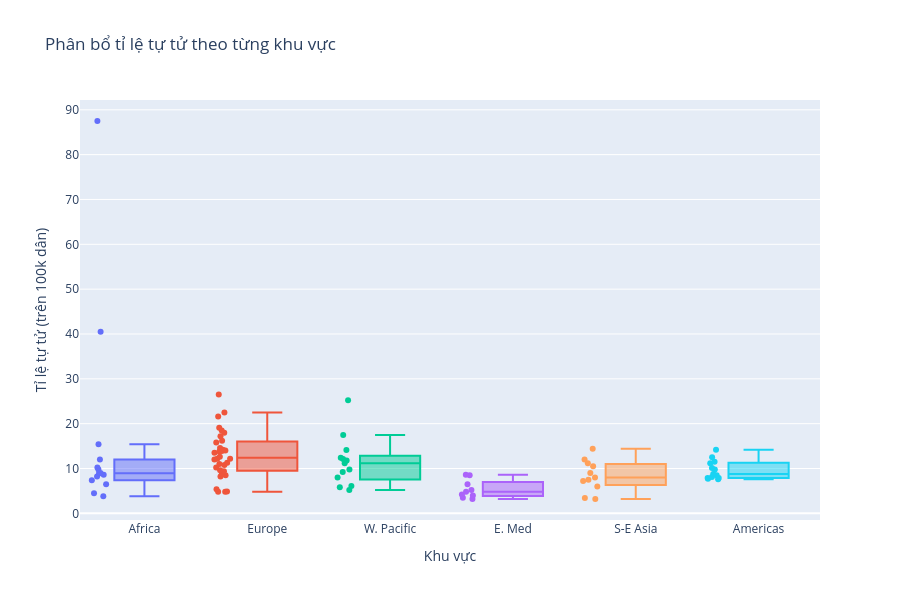

The notebook cell saved with this chart:
### Code cell
fig_box = px.box(df, 
                 x="region", 
                 y="suicide_rate_per100k", 
                 color="region",
                 points="all", # Hiển thị các quốc gia thành các chấm nhỏ bên cạnh hộp
                 hover_name="country",
                 title="Phân bổ tỉ lệ tự tử theo từng khu vực")

# Chỉnh cho đẹp hơn
fig_box.update_layout(
    xaxis_title="Khu vực",
    yaxis_title="Tỉ lệ tự tử (trên 100k dân)",
    showlegend=False,
    height=600
)

fig_box.show()

### Figure 1 — Plotly figure (JSON) as saved in the notebook; plotly's stock layout.template omitted (floating-point values rounded to 4 significant figures)
{"data": [{"alignmentgroup": "True", "boxpoints": "all", "hovertemplate": "<b>%{hovertext}</b><br><br>region=%{x}<br>suicide_rate_per100k=%{y}<extra></extra>", "hovertext": ["Malawi", "Mozambique", "Ethiopia", "Zimbabwe", "Tanzania", "Uganda", "Lesotho", "Eswatini", "Nigeria", "Ghana", "Kenya", "South Africa", "Morocco", "Tunisia"], "legendgroup": "Africa", "marker": {"color": "#636efa"}, "name": "Africa", "notched": false, "offsetgroup": "Africa", "orientation": "v", "showlegend": true, "type": "box", "x": ["Africa", "Africa", "Africa", "Africa", "Africa", "Africa", "Africa", "Africa", "Africa", "Africa", "Africa", "Africa", "Africa", "Africa"], "x0": " ", "xaxis": "x", "y": [6.5, 8.2, 10.2, 15.4, 8.6, 12.0, 87.5, 40.5, 9.0, 7.4, 8.9, 9.8, 4.5, 3.8], "y0": " ", "yaxis": "y"}, {"alignmentgroup": "True", "boxpoints": "all", "hovertemplate": "<b>%{hovertext}</b><br><br>region=%{x}<br>suicide_rate_per100k=%{y}<extra></extra>", "hovertext": ["Ukraine", "Russia", "Uzbekistan", "Georgia", "Azerbaijan", "Armenia", "Kazakhstan", "Turkey", "Romania", "Hungary", "Portugal", "Serbia", "Poland", "Greece", "Lithuania", "Estonia", "Slovenia", "Czech Republic", "France", "Belgium", "United Kingdom", "Italy", "Ireland", "Finland", "Spain", "Austria", "Germany", "Netherlands", "Sweden", "Denmark", "Switzerland", "Norway"], "legendgroup": "Europe", "marker": {"color": "#EF553B"}, "name": "Europe", "notched": false, "offsetgroup": "Europe", "orientation": "v", "showlegend": true, "type": "box", "x": ["Europe", "Europe", "Europe", "Europe", "Europe", "Europe", "Europe", "Europe", "Europe", "Europe", "Europe", "Europe", "Europe", "Europe", "Europe", "Europe", "Europe", "Europe", "Europe", "Europe", "Europe", "Europe", "Europe", "Europe", "Europe", "Europe", "Europe", "Europe", "Europe", "Europe", "Europe", "Europe"], "x0": " ", "xaxis": "x", "y": [18.5, 26.5, 10.2, 8.8, 4.8, 5.4, 22.5, 4.8, 12.0, 19.1, 9.4, 13.5, 16.2, 4.9, 21.6, 17.2, 18.0, 14.0, 13.8, 15.8, 11.0, 8.2, 9.6, 14.6, 8.5, 14.2, 12.2, 10.8, 13.9, 11.3, 12.2, 12.6], "y0": " ", "yaxis": "y"}, {"alignmentgroup": "True", "boxpoints": "all", "hovertemplate": "<b>%{hovertext}</b><br><br>region=%{x}<br>suicide_rate_per100k=%{y}<extra></extra>", "hovertext": ["North Korea", "Papua New Guinea", "Solomon Islands", "Mongolia", "Fiji", "China", "South Korea", "New Zealand", "Hong Kong", "Australia", "Taiwan", "Japan", "Singapore"], "legendgroup": "W. Pacific", "marker": {"color": "#00cc96"}, "name": "W. Pacific", "notched": false, "offsetgroup": "W. Pacific", "orientation": "v", "showlegend": true, "type": "box", "x": ["W. Pacific", "W. Pacific", "W. Pacific", "W. Pacific", "W. Pacific", "W. Pacific", "W. Pacific", "W. Pacific", "W. Pacific", "W. Pacific", "W. Pacific", "W. Pacific", "W. Pacific"], "x0": " ", "xaxis": "x", "y": [9.8, 6.1, 5.2, 14.1, 5.8, 8.0, 25.2, 11.8, 11.2, 12.1, 12.4, 17.5, 9.2], "y0": " ", "yaxis": "y"}, {"alignmentgroup": "True", "boxpoints": "all", "hovertemplate": "<b>%{hovertext}</b><br><br>region=%{x}<br>suicide_rate_per100k=%{y}<extra></extra>", "hovertext": ["Iraq", "Pakistan", "Lebanon", "Egypt", "Iran", "Jordan", "Saudi Arabia", "Israel", "UAE"], "legendgroup": "E. Med", "marker": {"color": "#ab63fa"}, "name": "E. Med", "notched": false, "offsetgroup": "E. Med", "orientation": "v", "showlegend": true, "type": "box", "x": ["E. Med", "E. Med", "E. Med", "E. Med", "E. Med", "E. Med", "E. Med", "E. Med", "E. Med"], "x0": " ", "xaxis": "x", "y": [5.2, 8.5, 4.8, 4.0, 6.5, 4.2, 3.5, 8.6, 3.2], "y0": " ", "yaxis": "y"}, {"alignmentgroup": "True", "boxpoints": "all", "hovertemplate": "<b>%{hovertext}</b><br><br>region=%{x}<br>suicide_rate_per100k=%{y}<extra></extra>", "hovertext": ["Bangladesh", "Nepal", "Myanmar", "Cambodia", "India", "Indonesia", "Philippines", "Sri Lanka", "Vietnam", "Thailand", "Malaysia"], "legendgroup": "S-E Asia", "marker": {"color": "#FFA15A"}, "name": "S-E Asia", "notched": false, "offsetgroup": "S-E Asia", "orientation": "v", "showlegend": true, "type": "box", "x": ["S-E Asia", "S-E Asia", "S-E Asia", "S-E Asia", "S-E Asia", "S-E Asia", "S-E Asia", "S-E Asia", "S-E Asia", "S-E Asia", "S-E Asia"], "x0": " ", "xaxis": "x", "y": [7.5, 10.5, 9.0, 7.2, 12.0, 3.4, 3.2, 11.2, 8.0, 14.4, 6.0], "y0": " ", "yaxis": "y"}, {"alignmentgroup": "True", "boxpoints": "all", "hovertemplate": "<b>%{hovertext}</b><br><br>region=%{x}<br>suicide_rate_per100k=%{y}<extra></extra>", "hovertext": ["Brazil", "Venezuela", "Bolivia", "Ecuador", "Peru", "Colombia", "Mexico", "Argentina", "Chile", "Costa Rica", "United States", "Cuba", "Canada"], "legendgroup": "Americas", "marker": {"color": "#19d3f3"}, "name": "Americas", "notched": false, "offsetgroup": "Americas", "orientation": "v", "showlegend": true, "type": "box", "x": ["Americas", "Americas", "Americas", "Americas", "Americas", "Americas", "Americas", "Americas", "Americas", "Americas", "Americas", "Americas", "Americas"], "x0": " ", "xaxis": "x", "y": [7.9, 8.8, 11.2, 7.9, 8.1, 7.6, 7.7, 9.8, 10.1, 8.5, 14.2, 12.5, 11.5], "y0": " ", "yaxis": "y"}], "layout": {"boxmode": "overlay", "height": 600, "legend": {"title": {"text": "region"}, "tracegroupgap": 0}, "showlegend": false, "title": {"text": "Phân bổ tỉ lệ tự tử theo từng khu vực"}, "xaxis": {"anchor": "y", "categoryarray": ["Africa", "Europe", "W. Pacific", "E. Med", "S-E Asia", "Americas"], "categoryorder": "array", "domain": [0, 1], "title": {"text": "Khu vực"}}, "yaxis": {"anchor": "x", "domain": [0, 1], "title": {"text": "Tỉ lệ tự tử (trên 100k dân)"}}}}
